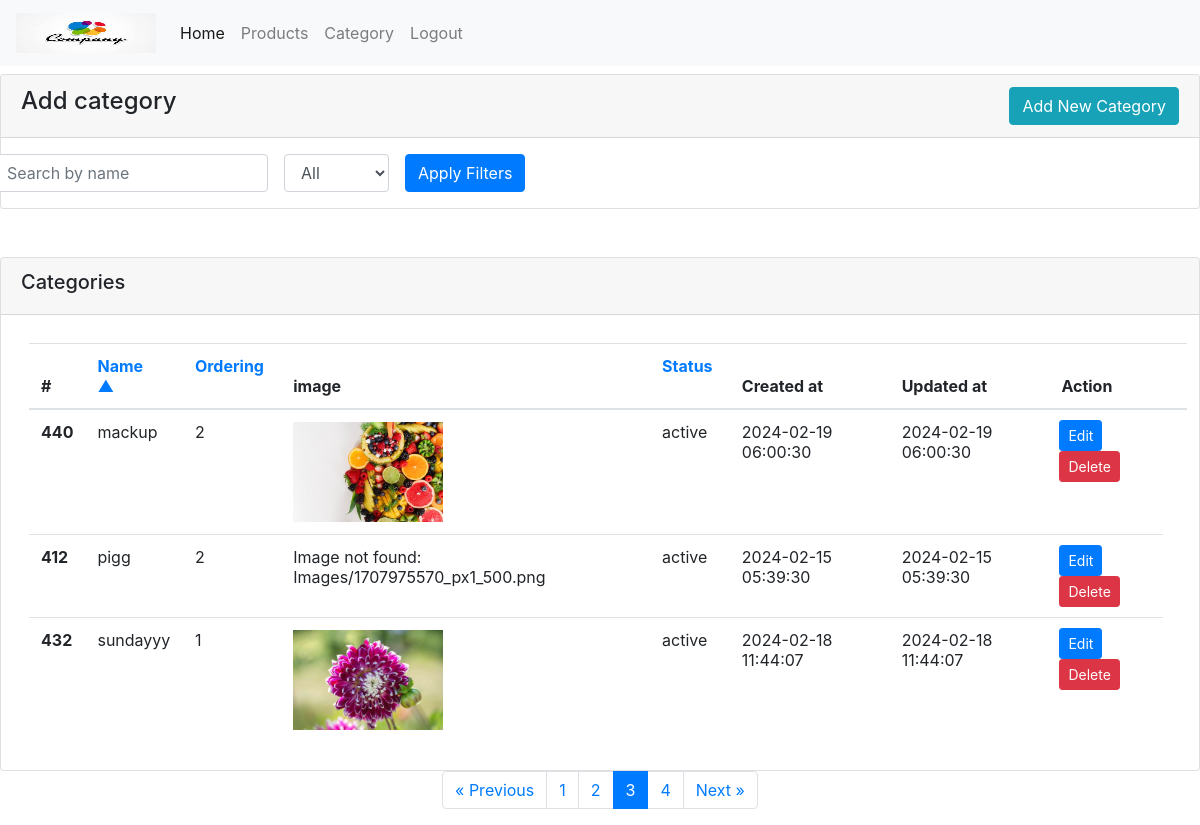
Screenshot of /category-list.php?page=3 (signed in) with the database file from the repository.
### tables this page shows
CREATE TABLE `category` (
  `id` int(11) NOT NULL,
  `image` varchar(255) NOT NULL,
  `name` varchar(200) NOT NULL,
  `ordering` int(11) NOT NULL,
  `status` enum('active','inactive') NOT NULL,
  `created_at` timestamp NOT NULL DEFAULT current_timestamp(),
  `updated_at` timestamp NOT NULL DEFAULT current_timestamp() ON UPDATE current_timestamp()
);

### config/database.php (called while the page is built, shortened)
<?php
class Database
{
    public $con = "";
    public function __construct()
    {
        $this->con = new mysqli("localhost", "root", "", "management");
    }
    public function select($columns, $table, $where = NULL) {
        $data = [];
        $query = 'SELECT ' . $columns . ' FROM ' . $table  .  $where;
        $result = $this->con->query($query);
        if ($result) {
            while ($row = $result->fetch_assoc()) {
                $data[] = $row;
            }
        } else {
            echo "Error: " . $this->con->error;
            return false;
        }
        return $data;
    }
}

### config/index.php (called while the page is built, shortened)
<?php
require_once("config/database.php");
require_once("config/function.php");
$db=new Database();
?>

### category-list.php (the view, shortened to what this page needs)
<?php
require_once('config/index.php');
include('header.php');
$currentPage = isset($_GET['page']) ? (int)$_GET['page'] : 1;
$limit = 3;
$where = [];
$validColumns = ['name', 'ordering', 'status'];
$orderBy = (isset($_GET['orderby']) && in_array($_GET['orderby'], $validColumns)) ? $_GET['orderby'] : 'name';
$order = (isset($_GET['order']) && $_GET['order'] === 'DESC') ? 'DESC' : 'ASC';
$whereClause = !empty($where) ? ' WHERE ' . implode(' AND ', $where) : '';
if (!empty($where)) {
    $whereClause .= " ORDER BY $orderBy $order";
    $offset = ($currentPage - 1) * $limit;
    $whereClause .= " LIMIT $limit OFFSET $offset";
} else {
    $offset = ($currentPage - 1) * $limit;
    $whereClause .= " ORDER BY $orderBy $order LIMIT $limit OFFSET $offset";
}
$countResult = $db->select('COUNT(*) as total', 'category', $where ? ' WHERE ' . implode(' AND ', $where) : '');
$totalRecords = !empty($countResult) && isset($countResult[0]['total']) ? $countResult[0]['total'] : 0;
$result = $db->select('*', 'category', $whereClause);
$queryParams = array();
$queryString = http_build_query($queryParams);
?>
<!DOCTYPE html>
<html lang="en">
<head>
<?php
include_once('link.php');
?>
</head>
<body>
<div class="row filter_row">
    <div class="col pb-5">
        <div class="card mt-2">
            <div class="card-header">
                <div class="row">
                    <div class="col-8">
                        <h4 class="mb-0">Add category</h4>
                    </div>
                    <div class="col-4 text-right">
                        <a href="category-add.php?type=add" class="btn btn-info">Add New Category</a>
                    </div>
                </div>
            </div>
            <div class="row filter_row justify-content-start mt-3">
                <form method="GET" action="category-list.php" class="form-inline">
                    <div class="form-group mx-2">
                        <input type="text" class="form-control" name="name" placeholder="Search by name" value="<?php echo isset($_GET['name']) ? $_GET['name'] : ''; ?>">
                    </div>
                    <div class="form-group mx-2">
                        <select class="form-control" name="status">
                            <option value="" <?php echo empty($_GET['status']) ? 'selected' : ''; ?>>All</option>
                        </select>
                    </div>
                    <button type="submit" class="btn btn-primary mx-2">Apply Filters</button>
                </form>
            </div>
        </div>
    </div>
    <div class="col-md-12">
        <div class="card">
            <div class="card-header">
                <h5>Categories</h5>
            </div>
            <div class="card-body">
                <table class="table m-2">
                    <thead>
                        <tr>
                            <th scope="col">#</th>
                            <th scope="col">
                                <a class="arrow" href="?<?= $queryString ?>&orderby=name&order=<?= ($orderBy == 'name' && $order == 'ASC') ? 'DESC' : 'ASC'; ?>">
                                    Name
                                    &nbsp; <?= ($orderBy == 'name') ? ($order == 'ASC' ? '<span>&#9650;</span>' : '<span>&#9660;</span>') : ''; ?>
                                </a>
                            </th>
                            <th scope="col">
                                <a class="arrow" href="?<?= $queryString ?>&orderby=ordering&order=<?= ($orderBy == 'ordering' && $order == 'ASC') ? 'DESC' : 'ASC'; ?>">
                                    Ordering
                                    &nbsp; <?= ($orderBy == 'ordering') ? ($order == 'ASC' ? '<span>&#9650;</span>' : '<span>&#9660;</span>') : ''; ?>
                                </a>
                            </th>
                            <th scope="col">image</th>
                            <th scope="col">
                                <a class="arrow" href="?<?= $queryString ?>&orderby=status&order=<?= ($orderBy == 'status' && $order == 'ASC') ? 'DESC' : 'ASC'; ?>">
                                    Status
                                    &nbsp; <?= ($orderBy == 'status') ? ($order == 'ASC' ? '<span>&#9650;</span>' : '<span>&#9660;</span>') : ''; ?>
                                </a>
                            </th>
                            <th scope="col">Created at</th>
                            <th scope="col">Updated at</th>
                            <th scope="col">Action</th>
                            <th scope="col"></th>
                        </tr>
                    </thead>
                    <tbody>
                        <?php
                        if ($totalRecords > 0) {
                            if (!empty($result)) {
                                foreach ($result as $row) {
                                   ?>
                                    <tr>
                                        <th scope="row"><?php echo $row['id']; ?></th>
                                        <td><?php echo $row['name']; ?></td>
                                        <td><?php echo $row['ordering']; ?></td>
                                        <td>
                                            <?php
                                            $imagePath =  $row['image'];
                                            if (file_exists($imagePath)) {
                                                echo "<img src='{$imagePath}' class='box-img' height='100' alt=''>";
                                            } else {
                                                echo "Image not found: {$imagePath}";
                                            }
                                            ?>
                                        </td>
                                        <td><?php echo $row['status']; ?></td>
                                        <td><?php echo $row['created_at']; ?></td>
                                        <td><?php echo $row['updated_at']; ?></td>
                                        <td style="padding: 10;">
                                            <a href="category-edit.php?type=edit&id=<?php echo htmlentities($row['id']); ?>" class="btn btn-sm btn-primary">
                                                Edit
                                            </a>
                                            <button class="btn btn-sm btn-danger" onclick="confirmDelete(<?php echo $row["id"]; ?>)">
                                                Delete
                                            </button>
                                        </td>
                                    </tr>
                                <?php
                                }
                                ?>
                    </tbody>
                </table>
        <?php
                            } else {
                                echo "<div class='alert alert-warning'>No records found for the specified criteria.</div>";
                            }
                        } else {
                            echo "<div class='alert alert-danger'>No Category found in the database.</div>";
                        }
        ?>
            </div>
        </div>
    </div>
</div>
<div class="pagination justify-content-center">
    <div class="pagination justify-content-center">
        <?php echo pagination('category-list.php', $totalRecords, $currentPage, $limit, $queryParams); ?>
    </div>
</div>
</body>
</html>

### rows the page displays
category: id "440", name "mackup", ordering "2", image (picture), status "active", created_at "2024-02-19 06:00:30", updated_at "2024-02-19 06:00:30"
category: id "412", name "pigg", ordering "2", image "Images/1707975570_px1_500.png", status "active", created_at "2024-02-15 05:39:30", updated_at "2024-02-15 05:39:30"
category: id "432", name "sundayyy", ordering "1", image (picture), status "active", created_at "2024-02-18 11:44:07", updated_at "2024-02-18 11:44:07"
